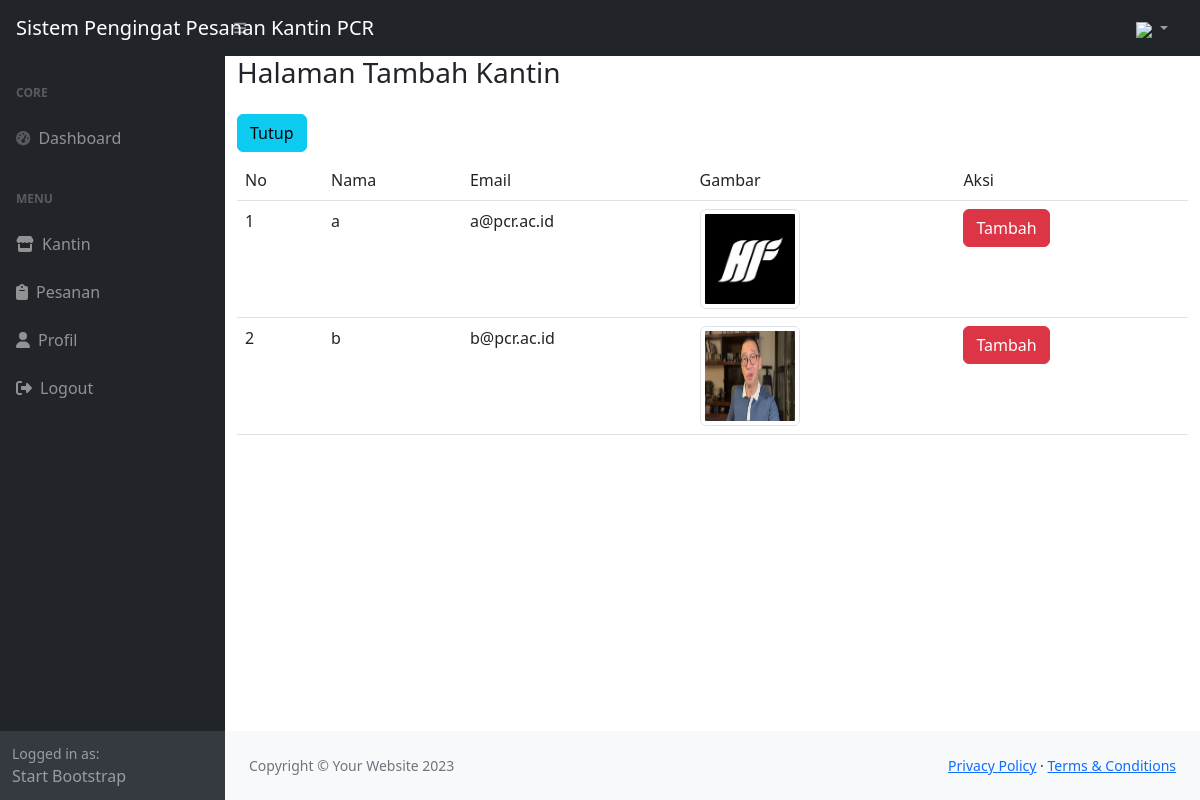
Screenshot of /index.php/kantin/customer with the database file from the repository.
### tables this page shows
CREATE TABLE `user` (
  `id` int(10) NOT NULL,
  `nama` varchar(150) NOT NULL,
  `email` varchar(150) NOT NULL,
  `password` varchar(150) NOT NULL,
  `hp` varchar(50) NOT NULL,
  `gambar` varchar(150) NOT NULL,
  `role` varchar(150) NOT NULL,
  `date_created` timestamp NOT NULL DEFAULT current_timestamp() ON UPDATE current_timestamp()
);

### application/controllers/Kantin.php (called while the page is built, shortened)
<?php
class Kantin extends CI_Controller
{
    public function __construct()
    {
        $this->load->model('User_model');
        $this->load->model('Pesanan_model');
        $this->load->model('Menu_model');
    }
    public function customer()
    {
        $data['judul'] = "Halaman Tambah Kantin";
        $data['user'] = $this->db->get_where('user', ['email' => $this->session->userdata('email')])->row_array();
        $data['customer'] = $this->User_model->getCustomer();
        $this->load->view("layout/header", $data);
        $this->load->view("kantin/vw_tambah_kantin", $data);
        $this->load->view("layout/footer", $data);
    }
}

### index.php (called while the page is built, shortened)
<?php
require_once BASEPATH.'core/CodeIgniter.php';

### application/models/User_model.php (called while the page is built, shortened)
<?php
class User_model extends CI_Model
{
    public $table = 'user';
    public function getCustomer()
    {
        $this->db->from($this->table);
        $this->db->where('role', 'Customer');
        $query = $this->db->get();
        return $query->result_array();
    }
}
?>

### application/views/kantin/vw_tambah_kantin.php (the view, shortened to what this page needs)
<main>
    <div class="container-fluid">
        <h1 class="h3 mb-4 text-gray-800">
            <?php echo $judul; ?>
        </h1>
        <div class="row">
            <div class="col-md-12"><a href="<?= base_url('index.php/') ?>Kantin" class="btn btn-info mb-2">Tutup</a>
                <div class="col-md-12">
                    <table class="table">
                        <thead>
                            <tr>
                                <td>No</td>
                                <td>Nama</td>
                                <td>Email</td>
                                <td>Gambar</td>
                                <td>Aksi</td>
                            </tr>
                        </thead>
                        <tbody>
                            <?php $i = 1; ?>
                            <?php foreach ($customer as $us): ?>
                                <tr>
                                    <td><?= $i; ?></td>
                                    <td><?= $us['nama']; ?></td>
                                    <td><?= $us['email']; ?></td>
                                    <td><img src="<?= base_url('assets/assets/img/profile/') . $us['gambar']; ?>" style="width: 100px; height: 100px;" class="img-thumbnail"></td>
                                    <td>
                                        <a href="<?= base_url('index.php/Kantin/tambah/') . $us['id']; ?>"class="btn btn-danger">Tambah</a>
                                    </td>
                                </tr>
                                <?php $i++; ?>
                            <?php endforeach; ?>
                        </tbody>
                    </table>
                </div>
            </div>
        </div>
    </div>
</main>

### rows the page displays
user: nama "a", email "a@pcr.ac.id", gambar (picture)
user: nama "b", email "b@pcr.ac.id", gambar (picture)

### other values shown
$judul "Halaman Tambah Kantin"
